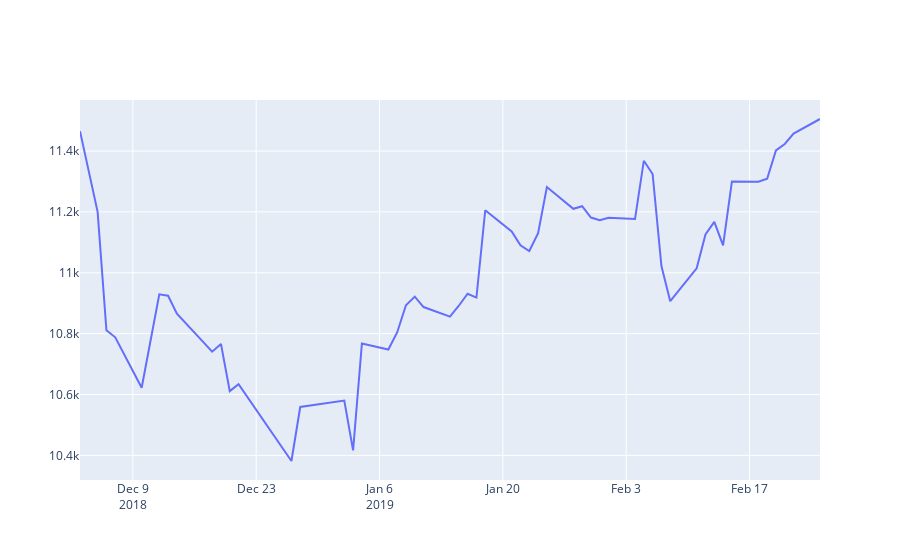

The cell this chart's notebook holds for it:
### Code cell
fig = go.Figure()
fig.add_trace(go.Scatter(x=df.index, y=df.actual,
                    mode='lines'))
fig.show()
